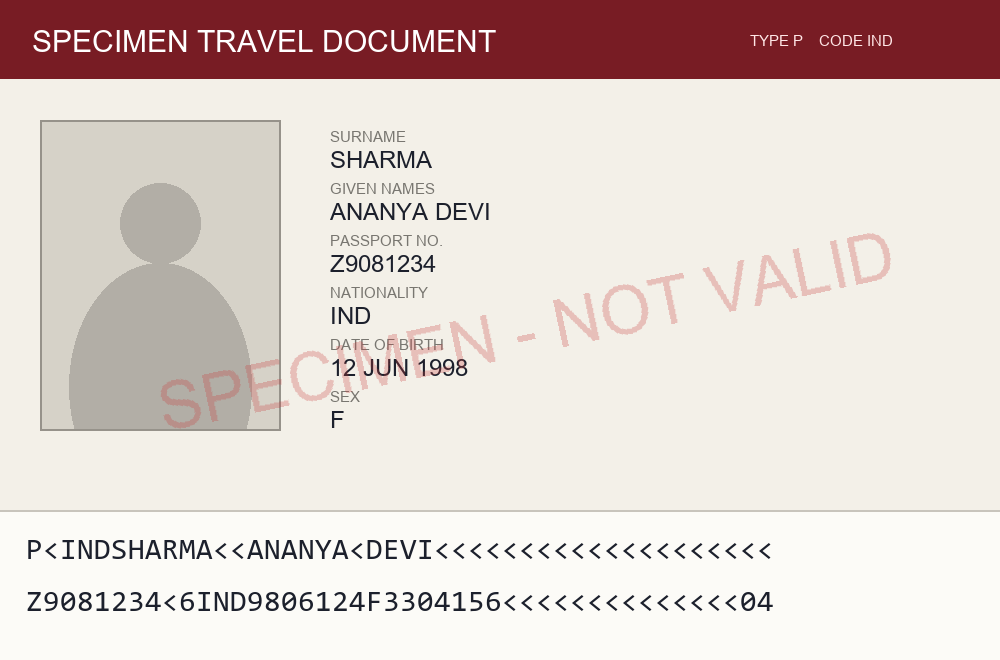
#> input picture data/samples/specimen_passport_genuine.png, 1000 x 660 px
$ python generate_synthetic_forgeries.py
#> lines starting #> are read from the running program, lines starting #| are printed output that depends on the picture
#> in main, image is the input picture: shape (660, 1000, 3); mean B, G, R 203.4, 208.4, 221.8
"""Apply known tamper operations to clean specimen documents.

Produces one forged variant per tamper type, each with recorded ground truth, so
every forensic detector can be measured per type rather than on one blended
"tampered: yes/no" number.

The four operations mirror the attacks named in the problem statement:

    photo_splice    a face region replaced with content from a different source
    field_edit      a printed date/number digit painted over and rewritten
    stamp_overlay   a fake seal composited onto the document
    recompression   the document re-saved at lower JPEG quality after editing

These are deliberately *naive* forgeries -- the kind produced with consumer image
editing, which is what the classical detectors should catch. Sophisticated,
generation-based forgeries are what IDNet supplies for training the CNN; see
docs/DATA_STRATEGY.md. Both matter, and conflating them would overstate what the
classical layer can do.

Usage:
    python -m ml.data_prep.generate_synthetic_forgeries
"""

from __future__ import annotations

import argparse
import json
from dataclasses import asdict, dataclass
from pathlib import Path

import cv2
import numpy as np

DEFAULT_SOURCE = "specimen_passport_genuine.png"

# Photo box on the generated specimens (see generate_specimen_documents.py).
PHOTO_BOX = (40, 120, 280, 430)
# The printed date-of-birth row.
DOB_BOX = (330, 346, 560, 386)

RNG = np.random.default_rng(20260902)

# Capture simulation. A clean PNG render has no sensor noise and no compression
# history, so every noise/compression statistic on it is degenerate -- the
# detectors end up measuring text edges. Real input arrives through a camera or
# scanner, so the genuine baseline must too, or the whole forensic premise
# (regions that deviate from a consistent capture) has nothing to deviate from.
CAPTURE_NOISE_SIGMA = 3.0
CAPTURE_JPEG_QUALITY = 88


def simulate_capture(
    image: np.ndarray,
    *,
    noise_sigma: float = CAPTURE_NOISE_SIGMA,
    quality: int = CAPTURE_JPEG_QUALITY,
    rng: np.random.Generator | None = None,
) -> np.ndarray:
    """Model photographing the document: sensor noise, slight blur, JPEG save."""
#> called with noise_sigma = 3, quality = 88
    rng = rng or RNG
    captured = image.astype(np.float32)
    captured = cv2.GaussianBlur(captured, (3, 3), 0.6)
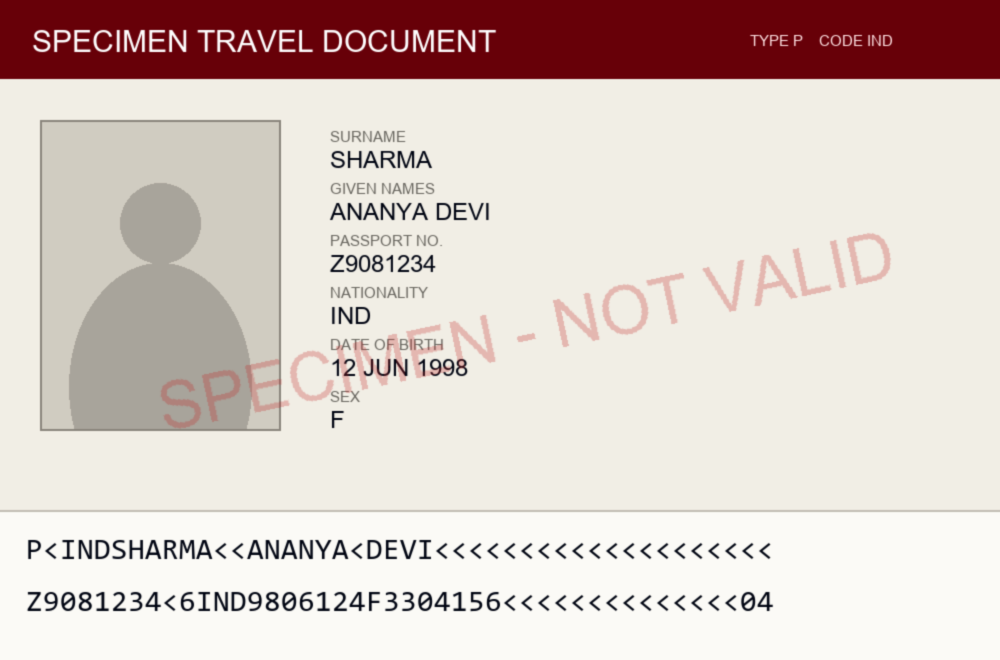
#> captured: shape (660, 1000, 3) float32; mean B, G, R 203.6, 208.1, 222.1; drawn with min black and max white
    captured += rng.normal(0.0, noise_sigma, captured.shape)
    captured = np.clip(captured, 0, 255).astype(np.uint8)

    ok, encoded = cv2.imencode(".jpg", captured, [int(cv2.IMWRITE_JPEG_QUALITY), quality])
    if not ok:
        raise RuntimeError("capture simulation failed to encode")
    return cv2.imdecode(encoded, cv2.IMREAD_COLOR)


@dataclass
class Forgery:
    """Ground truth for one synthetic forgery."""

    filename: str
    tamper_type: str
    source: str
    description: str
    # Region the tamper was applied to, for localization scoring.
    region: tuple[int, int, int, int] | None


def photo_splice(image: np.ndarray) -> tuple[np.ndarray, tuple[int, int, int, int]]:
    """Replace the portrait with content of a visibly different origin.

    The pasted patch carries its own noise characteristics -- brighter, grainier,
    independently generated -- which is exactly the mismatch a noise-consistency
    check is designed to find.
    """
    out = image.copy()
    x1, y1, x2, y2 = PHOTO_BOX
    height, width = y2 - y1, x2 - x1

    # A synthetic "different camera": different base tone plus stronger grain.
    patch = np.full((height, width, 3), (150, 145, 138), dtype=np.float32)
    patch += RNG.normal(0.0, 14.0, patch.shape)

    # A crude head shape so it still reads as a portrait at a glance.
    centre = (width // 2, height // 3)
    cv2.circle(patch, centre, width // 6, (120, 116, 110), -1)
    cv2.ellipse(
        patch, (width // 2, height), (int(width * 0.38), height // 2), 0, 180, 360,
        (120, 116, 110), -1,
    )

    out[y1:y2, x1:x2] = np.clip(patch, 0, 255).astype(np.uint8)
    return out, PHOTO_BOX


def field_edit(image: np.ndarray) -> tuple[np.ndarray, tuple[int, int, int, int]]:
    """Paint over the printed date of birth and rewrite it.

    The classic document forgery: alter the visible date, hope nobody checks it
    against the MRZ. Phase 1's checksum catches the MRZ side; this is the
    printed side.
    """
    out = image.copy()
    x1, y1, x2, y2 = DOB_BOX

    # Sample the background so the patch blends at a glance.
    background = out[y1 - 12:y1 - 2, x1:x2].reshape(-1, 3).mean(axis=0)
    out[y1:y2, x1:x2] = background.astype(np.uint8)

    cv2.putText(
        out, "12 JUN 1988", (x1 + 2, y2 - 10),
        cv2.FONT_HERSHEY_SIMPLEX, 0.85, (28, 32, 44), 2, cv2.LINE_AA,
    )
    return out, DOB_BOX


def stamp_overlay(image: np.ndarray) -> tuple[np.ndarray, tuple[int, int, int, int]]:
    """Composite a fake official seal onto the document."""
    out = image.copy()
    centre = (760, 300)
    radius = 92
    box = (centre[0] - radius, centre[1] - radius, centre[0] + radius, centre[1] + radius)

    overlay = out.copy()
    cv2.circle(overlay, centre, radius, (46, 70, 140), 6)
    cv2.circle(overlay, centre, radius - 16, (46, 70, 140), 2)
    cv2.putText(
        overlay, "VERIFIED", (centre[0] - 68, centre[1] + 8),
        cv2.FONT_HERSHEY_DUPLEX, 0.82, (46, 70, 140), 2, cv2.LINE_AA,
    )
    cv2.putText(
        overlay, "2026", (centre[0] - 32, centre[1] + 44),
        cv2.FONT_HERSHEY_SIMPLEX, 0.6, (46, 70, 140), 2, cv2.LINE_AA,
    )

    cv2.addWeighted(overlay, 0.85, out, 0.15, 0, out)
    return out, box


def recompression(image: np.ndarray) -> tuple[np.ndarray, None]:
    """Re-save the document at low JPEG quality after a local edit.

    Models the forger who edits in one tool and exports from another. The whole
    image is affected, so there is no meaningful region -- which is itself worth
    encoding: not every tamper type is localizable.
    """
    edited, _ = field_edit(image)
    ok, encoded = cv2.imencode(".jpg", edited, [int(cv2.IMWRITE_JPEG_QUALITY), 45])
    if not ok:
        raise RuntimeError("JPEG re-encoding failed")
    return cv2.imdecode(encoded, cv2.IMREAD_COLOR), None


OPERATIONS = {
    "photo_splice": (photo_splice, "Portrait replaced with content from a different source"),
    "field_edit": (field_edit, "Printed date of birth painted over and rewritten"),
    "stamp_overlay": (stamp_overlay, "Fake official seal composited onto the document"),
    "recompression": (recompression, "Document edited then re-saved at JPEG quality 45"),
}


def main() -> None:
    parser = argparse.ArgumentParser(description=__doc__)
    root = Path(__file__).resolve().parents[3]
    parser.add_argument("--samples", type=Path, default=root / "data" / "samples")
    parser.add_argument("--out", type=Path, default=root / "data" / "synthetic")
    parser.add_argument("--source", default=DEFAULT_SOURCE)
    args = parser.parse_args()

    source_path = args.samples / args.source
    image = cv2.imread(str(source_path))
    if image is None:
        raise SystemExit(
            f"Could not read {source_path}. Run generate_specimen_documents.py first."
        )

    args.out.mkdir(parents=True, exist_ok=True)

    # Every sample passes through the same simulated capture, so the genuine
    # control and the forgeries share one noise floor and one compression
    # history. Tampering is then applied *after* capture -- modelling a forger
    # who edits a photographed document, which is what leaves the local
    # inconsistency the detectors look for.
    captured = simulate_capture(image)

    # The untouched control. Without a negative case, a detector that flags
    # everything scores perfectly on recall and is useless.
    control_name = "control_genuine.png"
    cv2.imwrite(str(args.out / control_name), captured)
    records = [
        Forgery(
            filename=control_name,
            tamper_type="genuine",
            source=args.source,
            description="Simulated capture of an untouched document",
            region=None,
        )
    ]

    for name, (operation, description) in OPERATIONS.items():
        forged, region = operation(captured)
        filename = f"forged_{name}.png"
        cv2.imwrite(str(args.out / filename), forged)
        records.append(
            Forgery(
                filename=filename,
                tamper_type=name,
                source=args.source,
                description=description,
                region=tuple(region) if region else None,
            )
        )
        print(f"wrote {args.out / filename}  [{name}]")
#> this loop made 4 passes
#> region on passes 1, 3: (40, 120, 280, 430), (668, 208, 852, 392)
#> region on pass 2: (330, 346, 560, 386)
#> pass 1, in main, `forged, region = operation(captured)`:
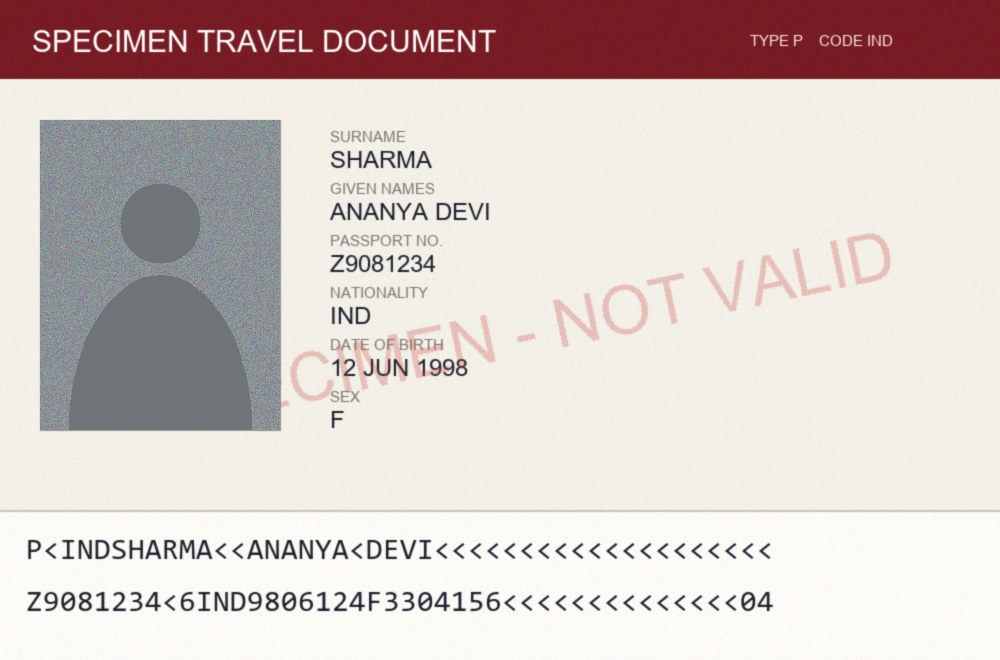
#> forged: shape (660, 1000, 3); mean B, G, R 198.2, 201.2, 213.4
#> after the loop, records = 5 items

    manifest = args.out / "forgeries.json"
    manifest.write_text(json.dumps([asdict(r) for r in records], indent=2), encoding="utf-8")
    print(f"wrote {manifest}")


if __name__ == "__main__":
    main()
